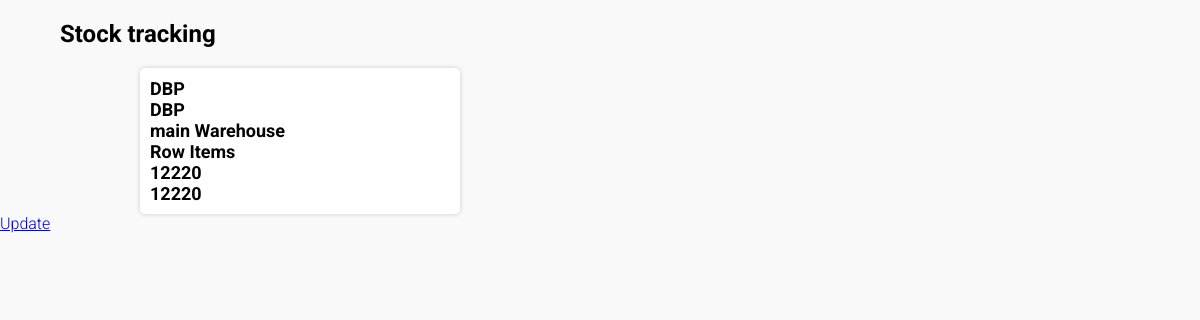
The page /item-details/3 on the database as committed earlier.
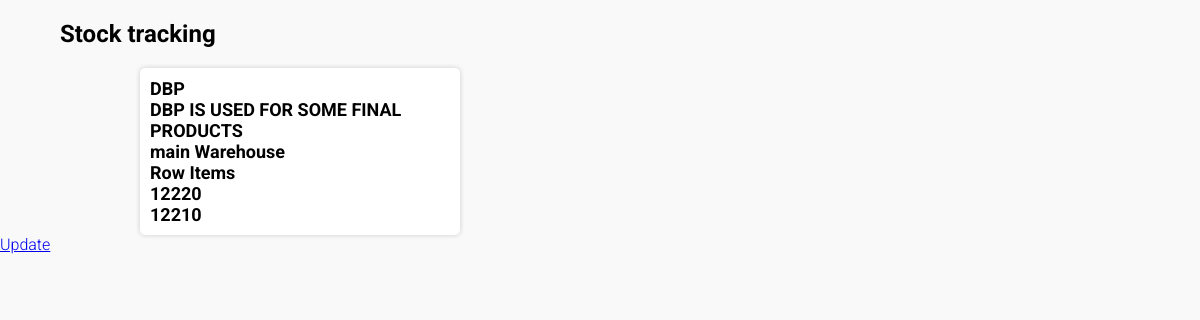
The same page on the database as committed later.
### main/models.py (models this page shows, shortened)
class Item(models.Model):
    itemName = models.CharField(max_length=50)
    itemDescription = models.TextField()
    store = models.ForeignKey(Store, on_delete=models.CASCADE)
    group = models.ForeignKey(Group, on_delete=models.CASCADE)
    count = models.PositiveIntegerField(default=0)
    actualCount = models.PositiveIntegerField(default=0)
    class Meta:
        verbose_name = "Item"
        verbose_name_plural = "Items"

class Store(models.Model):
    storeName = models.CharField(max_length=50)
    class Meta:
        verbose_name = "Store"
        verbose_name_plural = "Stores"
    def __str__(self):
        return self.storeName

class Group(models.Model):
    groupName = models.CharField(max_length=50)
    class Meta:
        verbose_name = "Group"
        verbose_name_plural = "Groups"
    def __str__(self):
        return self.groupName

### main/views.py (the view)
# urls.py: path('item-details/<int:pk>', ItemDetailView.as_view(), name='getdetails'),
class ItemDetailView(DetailView):
    template_name = 'item_detail.html'
    def get_queryset(self) -> QuerySet[Any]:
        return Item.objects.filter(pk=self.kwargs['pk'])

### main/templates/item_detail.html
{% extends "base.html" %}
{% load static %}
{% block container %}
<link rel="stylesheet" href="{% static 'styles/style2.css' %}">
<div class="detailscreen">
    <section class="card center ">
        <div>{{item.itemName}}</div>
        <div>{{item.itemDescription}}</div>
        <div>{{item.store}}</div>
        <div>{{item.group}}</div>
        <div>{{item.count}}</div>
        <div>{{item.actualCount}}</div>
    </section>
    <a href="{% url 'updatingform' item.id %}">Update</a>
</div>
{% endblock container %}

Rows that differ between the two databases and show on the page:
changed Item "DBP": itemDescription "DBP" → "DBP IS USED FOR SOME FINAL PRODUCTS"; actualCount "12220" → "12210"
